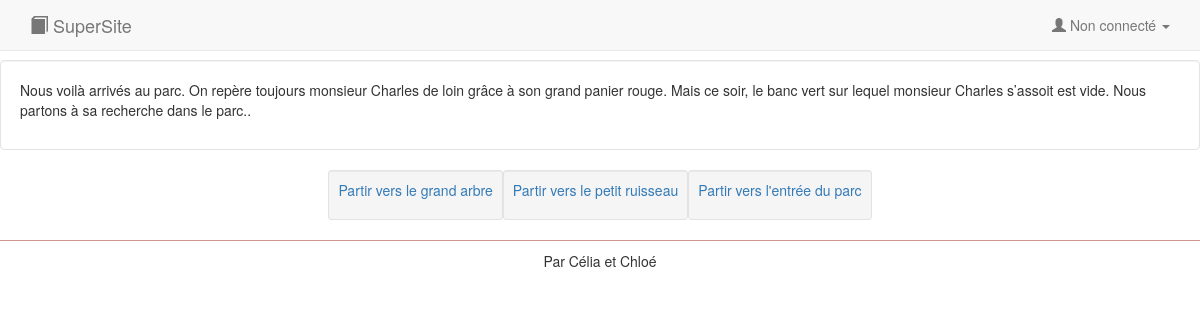
Page /hist.php?id_hist=1&id_sit=2 on the committed database.
### tables this page shows
CREATE TABLE `situation` (
  `id_sit` int(11) NOT NULL,
  `paragraphe` varchar(2000) NOT NULL,
  `id_hist` int(11) NOT NULL
);

CREATE TABLE `choix` (
  `id_choix` int(11) NOT NULL,
  `intitule` varchar(150) NOT NULL,
  `vie` int(11) NOT NULL,
  `id_sit_suivante` int(11) NOT NULL,
  `id_sit_precedente` int(11) NOT NULL
);

### hist.php (the view, shortened to what this page needs)
<!doctype html>
<html>
<?php
    require "connect.php";
    require "head.php";
    if(isset($_GET['id_hist']) and isset($_GET['id_sit'])){
        $id_hist = $_GET['id_hist'];
        $id_sit = $_GET['id_sit'];
    }
    if ($BDD){
        $req_sit = "SELECT * FROM situation WHERE id_hist=:unIDhist and id_sit=:unIDsit";
        $rep_sit = $BDD->prepare($req_sit);
        $rep_sit->execute(array(
            "unIDhist"=>$id_hist,
            "unIDsit"=>$id_sit
        ));
        $situation = $rep_sit->fetch();
        $req_choix = "SELECT * FROM choix WHERE id_sit_precedente=:unIDsit";
        $rep_choix = $BDD->prepare($req_choix);
        $rep_choix->execute(array("unIDsit"=>$id_sit));
        $ensemble_choix = $rep_choix->fetchAll();
    }
?>
    <body>
    <div class="container">
        <?php require_once "header.php"; ?>
        <div class="well paragraph">
            <p>
                <?php echo $situation['paragraphe'];?>
            </p>
        </div>
    <div>
        <table>
            <tr>
                <?php foreach ($ensemble_choix as $choix) { ?>
                <td class="choix">
                    <div class = "well well-sm">
                        <p class="bouton_choix">
                            <a href="hist.php?id_hist=<?= $id_hist ?>&id_sit=<?= $choix['id_sit_suivante']?>"> <?php echo $choix['intitule'] ?> </a>
                        </p>
                    </div>
                </td>
                <?php } ?>
            </tr>
        </table>
    </div>
    <?php require_once "footer.php"?>
</body>
</html>

### css/style.css (style rules this page uses)
body { padding-top: 60px; }
.paragraph { background-color :rgba(255, 255, 255, 0.676); }
.choix { text-align : center; }
table { margin:auto; }

### rows in the picture
situation: paragraphe "Nous voilà arrivés au parc. On repère toujours monsieur Charles de loin grâce à son grand panier rouge. Mais ce soir, le banc vert sur lequel monsieur Charles s’assoit est vide. Nous partons à sa recherche dans le parc.."
choix: intitule "Partir vers le grand arbre"
choix: intitule "Partir vers le petit ruisseau"
choix: intitule "Partir vers l'entrée du parc"
